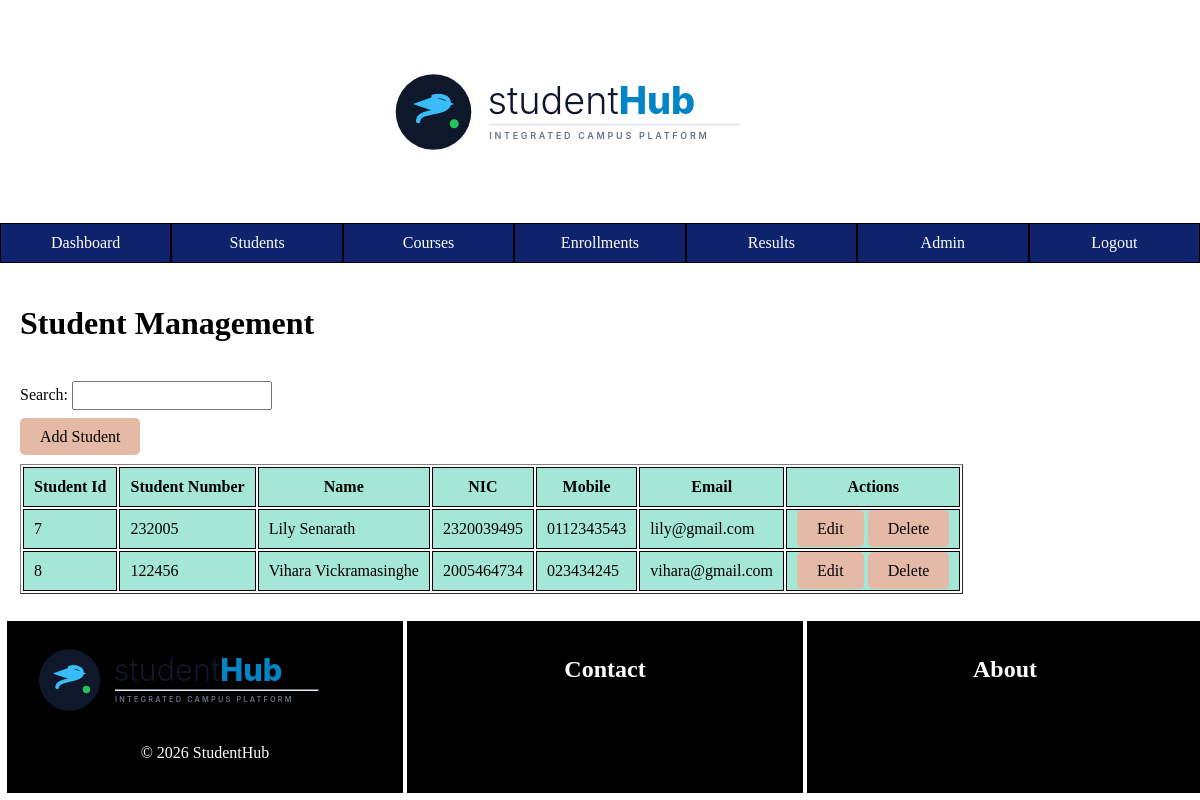
Page /admin/students.php (signed in) on the committed database.
### tables this page shows
CREATE TABLE `students` (
  `student_id` int(11) NOT NULL,
  `user_id` int(11) NOT NULL,
  `student_number` varchar(20) DEFAULT NULL,
  `nic` varchar(20) DEFAULT NULL,
  `mobile` varchar(20) DEFAULT NULL,
  `address` varchar(255) DEFAULT NULL
);

CREATE TABLE `users` (
  `user_id` int(11) NOT NULL,
  `name` varchar(100) NOT NULL,
  `email` varchar(100) NOT NULL,
  `password` varchar(225) NOT NULL,
  `role` varchar(20) NOT NULL
);

### admin/students.php (the view, shortened to what this page needs)
<?php
    include "../includes/db.php";
?>
<!DOCTYPE html>
<html lang="en">
<head>
    <link rel="stylesheet" href="/student_management/css/style.css">
</head>
<body>
    <?php
        include "../includes/header.php";
    ?>
    <?php
        include "../includes/admin-navbar.php";
    ?>
    <div class="content">
        <h1>Student Management</h1>
        <br>
        <label for="search">Search:</label>
        <input type="text" id="search" oninput="liveSearch()">
        <br><br>
        <a href="add_student.php">Add Student</a>
        <br><br>
        <table border="1" id="tableID">
            <thead>
                <tr>
                    <th>Student Id</th>
                    <th>Student Number</th>
                    <th>Name</th>
                    <th>NIC</th>
                    <th>Mobile</th>
                    <th>Email</th>
                    <th>Actions</th>
                </tr>
            </thead>
            <tbody>
                <?php
                    $result = $conn->query("SELECT s.student_id, s.student_number, u.name, s.nic, s.mobile, u.email FROM students s JOIN users u ON s.user_id = u.user_id");
                    while($row = $result->fetch_assoc()){
                        echo"<tr>
                            <td>{$row['student_id']}</td>
                            <td>{$row['student_number']}</td>
                            <td>{$row['name']}</td>
                            <td>{$row ['nic']}</td>
                            <td>{$row['mobile']}</td>
                            <td>{$row['email']}</td>
                            <td>
                                <a href='edit_student.php?id={$row['student_id']}'>Edit</a>
                                <a href='delete_student.php?id={$row['student_id']}' onclick=\"return confirm('Delete this student record?')\">Delete</a>
                            </td>
                        </tr>
                        ";
                    }
                ?>
            </tbody>
        </table>
    </div>
    <?php
        include "../includes/footer.php";
    ?>
</body>
</html>

### css/style.css (style rules this page uses)
* { box-sizing: border-box; }
html, body { margin: 0; min-height: 100%; }
body { min-height: 100vh; display: flex; flex-direction: column; }

### admin/students.php (style rules this page uses)
td,th { padding: 10px; background-color: #a5e7d6; border: 1px solid black; }
.content { margin: 20px; }
.content a { text-decoration: none; background-color: #e4b9a5; color: black; padding: 10px 20px; border-radius: 5px; }
#search { padding: 5px; width: 200px; }

### rows in the picture
students: student_id "7", student_number "232005", user.name "Lily Senarath", nic "2320039495", mobile "0112343543", user.email "lily@gmail.com"
students: student_id "8", student_number "122456", user.name "Vihara Vickramasinghe", nic "2005464734", mobile "023434245", user.email "vihara@gmail.com"
